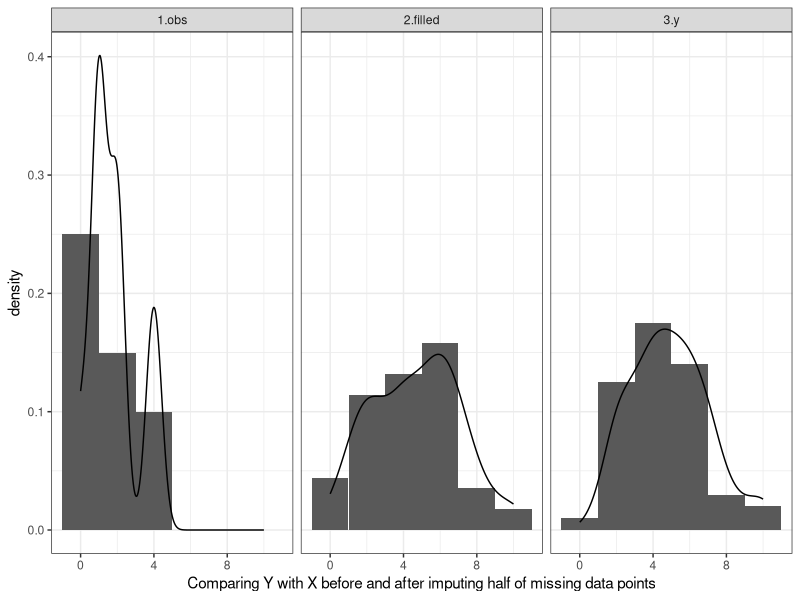

Reproduce this figure in R.
# Likelihood bias simulation
library(ggplot2)

# simple poisson
x_full <- rpois(100,2)
y <- rpois(100,5)
x <- x_full
missing <- sample(1:100, size = 90, replace = F)
x[missing] <- NA
filled.x <- x
filled.x[missing] <- sapply(missing, function(k) sample(c(y[k], NA), size = 1))

df <- data.frame(dat = c(x, filled.x, y), names = rep(c('1.obs', '2.filled','3.y'), each = 100))
levels(df$names) <- c("Observed","Filled","Y")

g <- ggplot(data = df) + 
  geom_histogram(aes(x = dat, y = ..density..), binwidth = 2) + 
  geom_density(aes(x = dat)) + 
  facet_wrap(~names) + 
  xlab("Comparing Y with X before and after imputing half of missing data points")+
  theme_bw()

